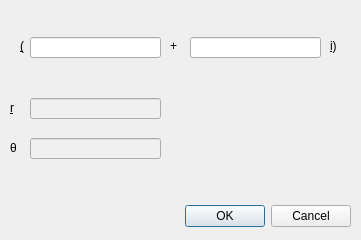
<?xml version="1.0" encoding="UTF-8"?>
<ui version="4.0">
 <class>InputComplexNumberInRectangularFormDialog</class>
 <widget class="QDialog" name="InputComplexNumberInRectangularFormDialog">
  <property name="geometry">
   <rect>
    <x>0</x>
    <y>0</y>
    <width>361</width>
    <height>240</height>
   </rect>
  </property>
  <property name="windowTitle">
   <string>Input Complex Number in Rectangular Form</string>
  </property>
  <property name="locale">
   <locale language="English" country="Germany"/>
  </property>
  <widget class="QDialogButtonBox" name="buttonBox">
   <property name="geometry">
    <rect>
     <x>10</x>
     <y>200</y>
     <width>341</width>
     <height>32</height>
    </rect>
   </property>
   <property name="orientation">
    <enum>Qt::Orientation::Horizontal</enum>
   </property>
   <property name="standardButtons">
    <set>QDialogButtonBox::StandardButton::Cancel|QDialogButtonBox::StandardButton::Ok</set>
   </property>
  </widget>
  <widget class="QLabel" name="label">
   <property name="geometry">
    <rect>
     <x>20</x>
     <y>38</y>
     <width>16</width>
     <height>16</height>
    </rect>
   </property>
   <property name="text">
    <string>&amp;(</string>
   </property>
   <property name="buddy">
    <cstring>realPartLineEdit</cstring>
   </property>
  </widget>
  <widget class="DotLineEdit" name="realPartLineEdit">
   <property name="geometry">
    <rect>
     <x>30</x>
     <y>37</y>
     <width>131</width>
     <height>21</height>
    </rect>
   </property>
  </widget>
  <widget class="QLabel" name="label_2">
   <property name="geometry">
    <rect>
     <x>170</x>
     <y>38</y>
     <width>16</width>
     <height>16</height>
    </rect>
   </property>
   <property name="text">
    <string>+</string>
   </property>
  </widget>
  <widget class="DotLineEdit" name="imagPartLineEdit">
   <property name="geometry">
    <rect>
     <x>190</x>
     <y>37</y>
     <width>131</width>
     <height>21</height>
    </rect>
   </property>
  </widget>
  <widget class="QLabel" name="label_3">
   <property name="geometry">
    <rect>
     <x>330</x>
     <y>38</y>
     <width>16</width>
     <height>16</height>
    </rect>
   </property>
   <property name="text">
    <string>&amp;i)</string>
   </property>
   <property name="buddy">
    <cstring>imagPartLineEdit</cstring>
   </property>
  </widget>
  <widget class="QLineEdit" name="rLineEdit">
   <property name="geometry">
    <rect>
     <x>30</x>
     <y>98</y>
     <width>131</width>
     <height>21</height>
    </rect>
   </property>
   <property name="styleSheet">
    <string notr="true">QLineEdit:read-only {
    background-color: #f0f0f0;
    color: #333333;
}</string>
   </property>
   <property name="readOnly">
    <bool>true</bool>
   </property>
  </widget>
  <widget class="QLineEdit" name="thetaLineEdit">
   <property name="geometry">
    <rect>
     <x>30</x>
     <y>138</y>
     <width>131</width>
     <height>21</height>
    </rect>
   </property>
   <property name="styleSheet">
    <string notr="true">QLineEdit:read-only {
    background-color: #f0f0f0;
    color: #333333;
}</string>
   </property>
   <property name="readOnly">
    <bool>true</bool>
   </property>
  </widget>
  <widget class="QLabel" name="label_4">
   <property name="geometry">
    <rect>
     <x>10</x>
     <y>100</y>
     <width>16</width>
     <height>16</height>
    </rect>
   </property>
   <property name="text">
    <string>&amp;r</string>
   </property>
   <property name="buddy">
    <cstring>rLineEdit</cstring>
   </property>
  </widget>
  <widget class="QLabel" name="label_5">
   <property name="geometry">
    <rect>
     <x>10</x>
     <y>140</y>
     <width>16</width>
     <height>16</height>
    </rect>
   </property>
   <property name="text">
    <string>θ</string>
   </property>
  </widget>
 </widget>
 <customwidgets>
  <customwidget>
   <class>DotLineEdit</class>
   <extends>QLineEdit</extends>
   <header>.dot_line_edit</header>
  </customwidget>
 </customwidgets>
 <resources/>
 <connections>
  <connection>
   <sender>buttonBox</sender>
   <signal>accepted()</signal>
   <receiver>InputComplexNumberInRectangularFormDialog</receiver>
   <slot>accept()</slot>
   <hints>
    <hint type="sourcelabel">
     <x>248</x>
     <y>254</y>
    </hint>
    <hint type="destinationlabel">
     <x>157</x>
     <y>274</y>
    </hint>
   </hints>
  </connection>
  <connection>
   <sender>buttonBox</sender>
   <signal>rejected()</signal>
   <receiver>InputComplexNumberInRectangularFormDialog</receiver>
   <slot>reject()</slot>
   <hints>
    <hint type="sourcelabel">
     <x>316</x>
     <y>260</y>
    </hint>
    <hint type="destinationlabel">
     <x>286</x>
     <y>274</y>
    </hint>
   </hints>
  </connection>
 </connections>
</ui>
